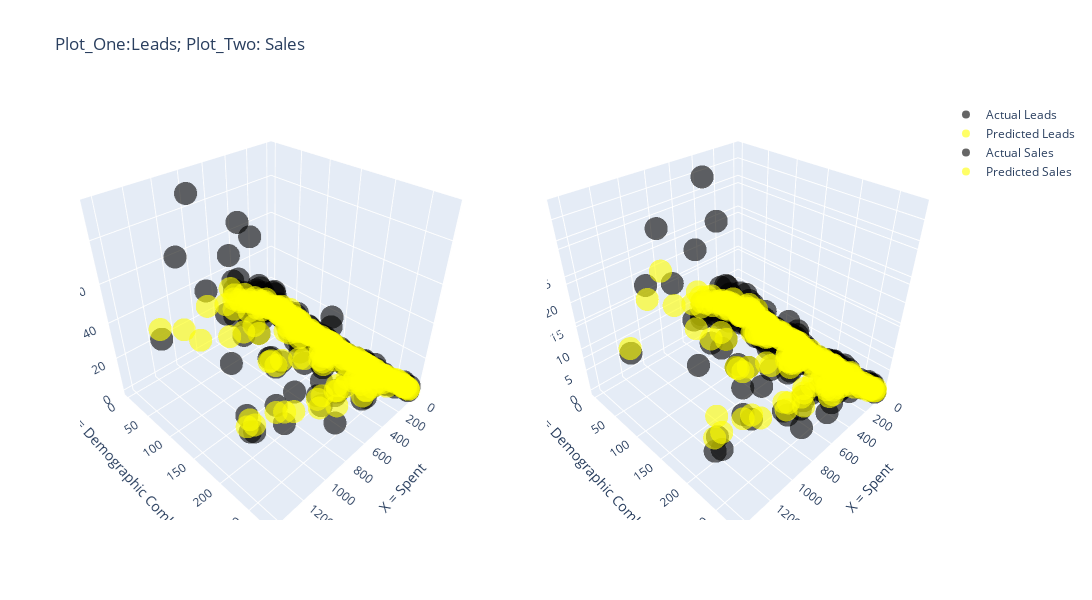

Source (notebook cell):
### Markdown cell above
# predictive modeling per age, gender, interests, and spent

### Code cell
modeling_utils.leads_sales_plots(data)

### Figure 1 — Plotly figure (JSON) as saved in the notebook; plotly's stock layout.template omitted (floating-point values rounded to 4 significant figures; data arrays with more than 128 entries replaced by an {"elided": "..."} marker saying what was removed)
{"data": [{"marker": {"color": "black", "opacity": 0.6}, "mode": "markers", "name": "Actual Leads", "scene": "scene", "type": "scatter3d", "x": {"elided": "277 float values"}, "y": {"elided": "277 int values"}, "z": {"elided": "277 int values"}}, {"marker": {"color": "yellow", "opacity": 0.6}, "mode": "markers", "name": "Predicted Leads", "scene": "scene", "type": "scatter3d", "x": {"elided": "277 float values"}, "y": {"elided": "277 int values"}, "z": {"elided": "277 float values"}}, {"marker": {"color": "black", "opacity": 0.6}, "mode": "markers", "name": "Actual Sales", "scene": "scene2", "type": "scatter3d", "x": {"elided": "277 float values"}, "y": {"elided": "277 int values"}, "z": {"elided": "277 int values"}}, {"marker": {"color": "yellow", "opacity": 0.6}, "mode": "markers", "name": "Predicted Sales", "scene": "scene2", "type": "scatter3d", "x": {"elided": "277 float values"}, "y": {"elided": "277 int values"}, "z": {"elided": "277 float values"}}], "layout": {"height": 600, "scene": {"domain": {"x": [0, 0.45], "y": [0, 1]}, "xaxis": {"title": {"text": "X = Spent"}}, "yaxis": {"title": {"text": "Y = Demographic Combinations"}}, "zaxis": {"title": {"text": "Z = Leads"}}}, "scene2": {"domain": {"x": [0.55, 1], "y": [0, 1]}, "xaxis": {"title": {"text": "X = Spent"}}, "yaxis": {"title": {"text": "Y = Demographic Combinations"}}, "zaxis": {"title": {"text": "Z = Sales"}}}, "title": {"text": "Plot_One:Leads; Plot_Two: Sales"}, "width": 1200}}
